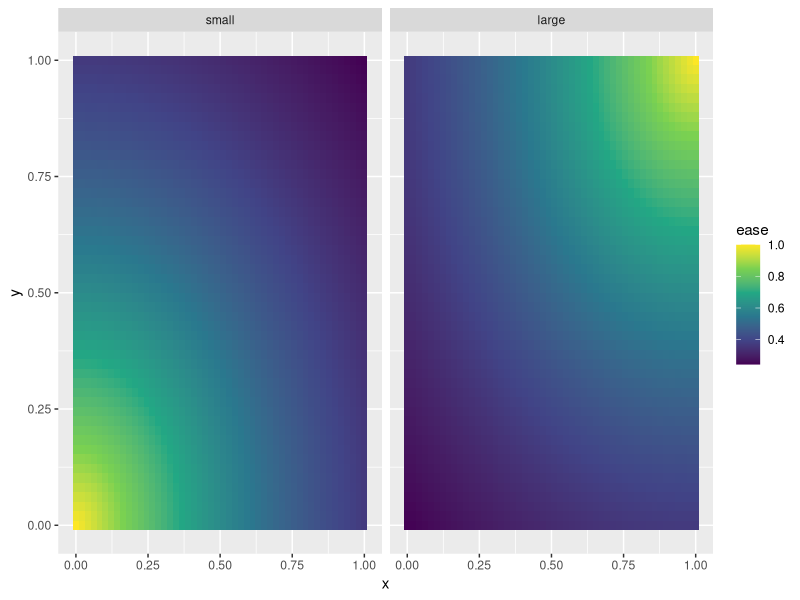
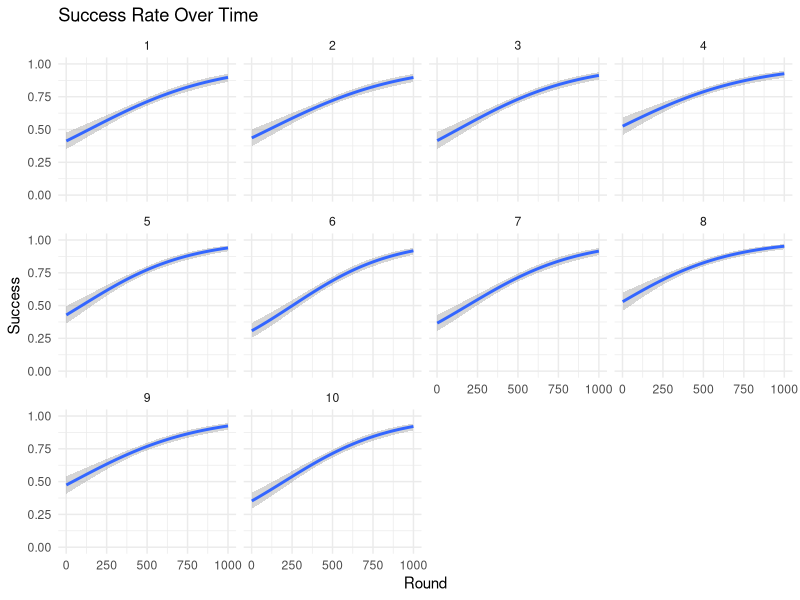
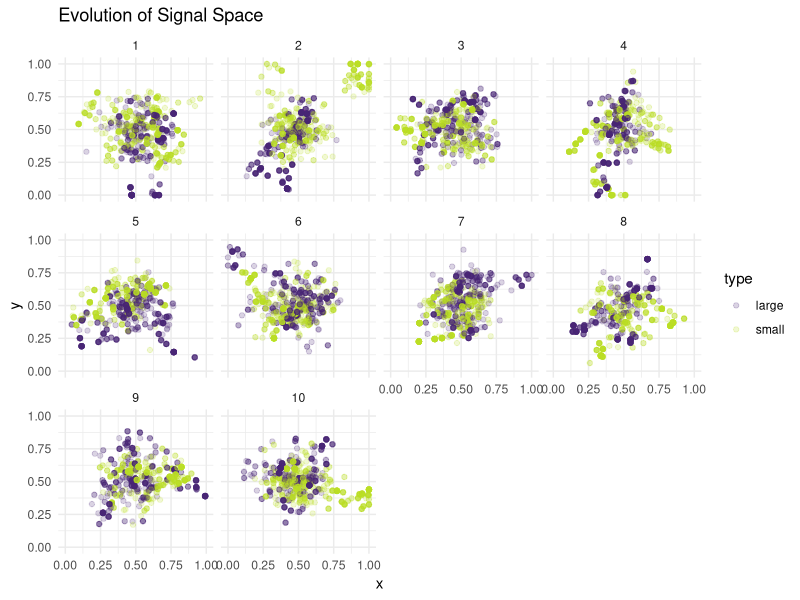
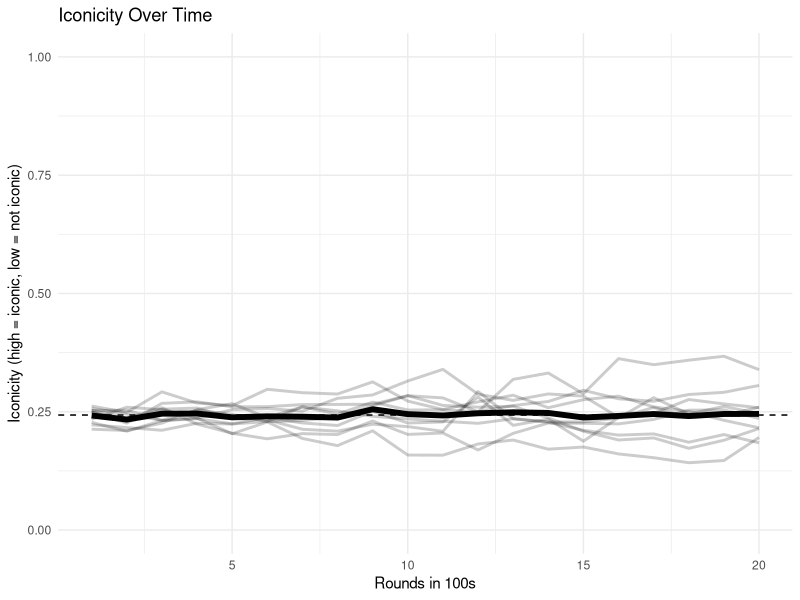

Recreate these plots in R, in order.
## ---- chunk 1

# libraries
library(tidyverse)
library(ggplot2)

# seed
# set.seed(123)

## ---- chunk 2

# general parameters
n_sim <- 10 # number of simulations
n_referents <- 6 # number of unique referents in guessing game
n_small <- n_referents/2 # number of small referents
n_large <- n_referents/2 # number of large referents
n_rounds <- 1000 # number of interaction rounds
drift_sd <- 0.05 # amount of variation introduced during production
learn_rate <- 0.005 # amount of added memory strengthening for words per round
iconicity_boost <- 0.2 # multiplicator for distance to iconic prototypes

# referent properties
referents <- tibble(
  id = 1:n_referents,
  type = c(rep("small", n_small), rep("large", n_large))
) 

## ---- chunk 3

# distance-based ease function
## small referents easier to guess near [0,0]
## large referents easier to guess near [1,1]
## currently distance measures range from 0.014 (max distance), to 1 (min distance) and is sharply dropping off when away from targets
### NOTE: Discuss and justify distance function (maybe euclidean)
signal_ease <- function(sig, type) {
  target <- if (type == "small") c(0, 0) else c(1, 1)
  dist <- sqrt((sig[1] - target[1])^2 + (sig[2] - target[2])^2)
  ease <- exp(-1 * dist)   # the -2 value controls the sharpness of the drop with distance
  ease
}

# show heatmap of ease relative to signal space
grid <- expand.grid(
  x = seq(0, 1, length.out = 50),
  y = seq(0, 1, length.out = 50),
  type = c("small", "large")
)

# make heat map
grid <- grid %>%
  rowwise() %>%
  mutate(ease = signal_ease(c(x, y), type)) %>%
  ungroup()

ggplot(grid,
       aes(x = x, y = y, fill = ease)) +
  geom_tile() +
  facet_wrap(. ~type) +
  scale_fill_viridis_c()


# interpretation probability
## final guess probability = previous guessing rate + signal fit (iconicity bias)
guess_probability <- function(agent_guess, signal_xy, ref_type) {
  ease <- signal_ease(signal_xy, ref_type)

  # learned ability plus signal ease, capped at 1
  # the added learning boost of ease is reduced by a factor 'iconicity_boost' which represents the strength of iconicity affecting guessing
  p <- agent_guess + iconicity_boost * ease
  p[p > 0.95] <- 0.95 ## NOTE: really sloppy and should probably use a function that operates with logits or something, but this keeps a lapse rate of 5% atm
  p
}

# drift function
## adds gaussian drift to the signal 
apply_drift <- function(sig) {
  # pmax and pmin cap it to 0 and 1
  pmax(pmin(sig + rnorm(2, 0, drift_sd), 1),0)
}

## ---- chunk 4

# set up df to populate
history <- data.frame(
  round     = integer(),
  trial     = integer(),
  referent  = integer(),
  speaker   = character(),
  listener  = character(),
  type      = character(),
  p_correct = numeric(),
  success   = numeric(),
  signal_x  = numeric(),
  signal_y  = numeric(),
  stringsAsFactors = FALSE
)

# main for loop over interactions
for (n in 1:n_sim) {
  
# initial signals
signals <- tibble(
  id = referents$id,
  x = rep(0.5, n_referents),
  y = rep(0.5, n_referents)
)

# initial learning status of referents (after training)
## each agent has initial probability ~ 0.3 ± noise
agentA_guess <- rbeta(n_referents, 2, 4)
agentB_guess <- rbeta(n_referents, 2, 4)

## alternatives: average prob 0.5  = (2,2)
## alternatives: average prob 0.4  = (2,3)
## alternatives: average prob 0.33 = (2,4)

# main for loop within interaction
for (t in 1:n_rounds) {

  # speakers/listeners are taking turns ✅
  if (t %% 2 == 1) {
    speaker <- "A"
    listener <- "B"
    speaker_guess <- agentA_guess
    listener_guess <- agentB_guess
  } else {
    speaker <- "B"
    listener <- "A"
    speaker_guess <- agentB_guess
    listener_guess <- agentA_guess
  }

  # randomly pick one referent ✅
  r <- sample(1:n_referents, 1)
  r_type <- referents$type[r]

  # retrieve its signal: 
  ## either just pick the signal from last round (perfect memory of signal)
  #sig <- signals %>% filter(id == r) %>% select(x, y) %>% as.numeric()
  ## alternatively: retrieve it's previous signal if memory strength good enough
  if (speaker_guess[r] > 0.5) {
    sig <- signals %>% filter(id == r) %>% select(x, y) %>% as.numeric()
    # if not randomly draw around center
    } else {sig <- c(rnorm(1, 0.5, 0.1), c(rnorm(1, 0.5, 0.1)))
    ## another alternative could be to draw from existing categories, which would make the signal bounce around
  }
  # this resets the signal drift until learned 
  
  # listener computes probability of correct guess
  p_correct <- guess_probability(listener_guess[r], sig, r_type)

  # actual outcome, binomial sampling
  success <- rbinom(1, 1, p_correct)

  # learning: speaker improves guess rate
  speaker_guess[r] <- speaker_guess[r] + learn_rate
  #if (speaker_guess[r] > 0.5) speaker_guess[r] <- 0.5  # cap learned component

  # listener also learns due to feedback
  if (success == 1) {
    listener_guess[r] <- listener_guess[r] + learn_rate
    #if (listener_guess[r] > 0.5) listener_guess[r] <- 0.5
  }
  ## NOTE: have to think of the relationship between learning rate, producing the pair vs. hearing the pair, and successful vs. unsuccessful guessing. 

  # if the guess was successful, the signal does not need to change
  # if the guess was unsuccessful, the signal drifts
  if (success == 0) {
    #listener_guess[r] <- listener_guess[r] + learn_rate
    new_sig <- apply_drift(sig)
    signals$x[r] <- new_sig[1]
    signals$y[r] <- new_sig[2]
  }

  # update guessing probability based on learning
  if (speaker == "A") {
    agentA_guess <- speaker_guess
    agentB_guess <- listener_guess
  } else {
    agentB_guess <- speaker_guess
    agentA_guess <- listener_guess
  }

  # log trials
  history <- rbind(
      history,
      data.frame(
        sim      = n,
        round    = t,
        referent = r,
        speaker  = speaker,
        listener = listener,
        type     = r_type,
        p_correct = p_correct,
        success  = success,
        signal_x = signals$x[r],
        signal_y = signals$y[r]
      )
  )
  
} # end of n_rounds loop

} # end of n_sim loop  
  
## ---- chunk 5

# Aggregate
accuracy_all <- history |> 
  group_by(round) |> 
  summarise(success = mean(success))

accuracy <- history |> 
  group_by(sim, round) |> 
  summarise(success = mean(success))

# Success rate over time
ggplot(accuracy, aes(round, success)) +
  geom_smooth(method = "glm", 
              method.args = list(family = "binomial"), 
              se = TRUE) +
  labs(title = "Success Rate Over Time", 
       y = "Success", 
       x = "Round") +
  facet_wrap(. ~ sim) +
  scale_y_continuous(limits = c(0,1)) + 
  theme_minimal()

## ---- chunk 6

# Signal space use
ggplot(history, aes(signal_x, signal_y, color = type)) +
  geom_point(alpha = 0.2) +
  labs(title = "Evolution of Signal Space", x = "x", y = "y") +
  facet_wrap(. ~ sim) +
  scale_x_continuous(limits = c(0,1)) + 
  scale_y_continuous(limits = c(0,1)) + 
  scale_color_viridis_d(begin = 0.1, end = 0.9) +
  theme_minimal()

## ---- chunk 7

# Calculate iconicity across bins
hist_agg <- history |> 
  mutate(bins = cut(round, breaks = 20, labels = FALSE)) |> 
  group_by(bins, type, sim) |> 
  summarise(signal_x = mean(signal_x),
            signal_y = mean(signal_y)) 

iconicity <- hist_agg |> 
  mutate(target_x = ifelse(type == "small", 0, 1),
         target_y = ifelse(type == "small", 0, 1),
         dist = sqrt((signal_x - target_x)^2 + (signal_y - target_y)^2),
         iconicity = exp(-2*dist)) |> 
  group_by(bins, sim) |> 
  summarise(iconicity = mean(iconicity)) 

iconicity_agg <- iconicity |> 
  group_by(bins) |> 
  summarise(iconicity = mean(iconicity)) 

# Iconicity over time
ggplot(iconicity, aes(x = bins, 
                      y = iconicity,
                      group = sim)) +
  geom_path(size = 1, alpha = 0.2) +
  geom_path(data = iconicity_agg,
            aes(group = 1),
            size = 2) +
  # starting point with signal = [0.5,0.5]
  geom_hline(yintercept = 0.2431167, 
               lty = "dashed") +
  scale_y_continuous(limits = c(0,1),
                     breaks = c(0,0.25,0.5,0.75,1)) + 
  labs(title = "Iconicity Over Time", 
       y = "Iconicity (high = iconic, low = not iconic)", 
       x = "Rounds in 100s") +
  #scale_y_continuous(limits = c(0,1)) + 
  theme_minimal()

